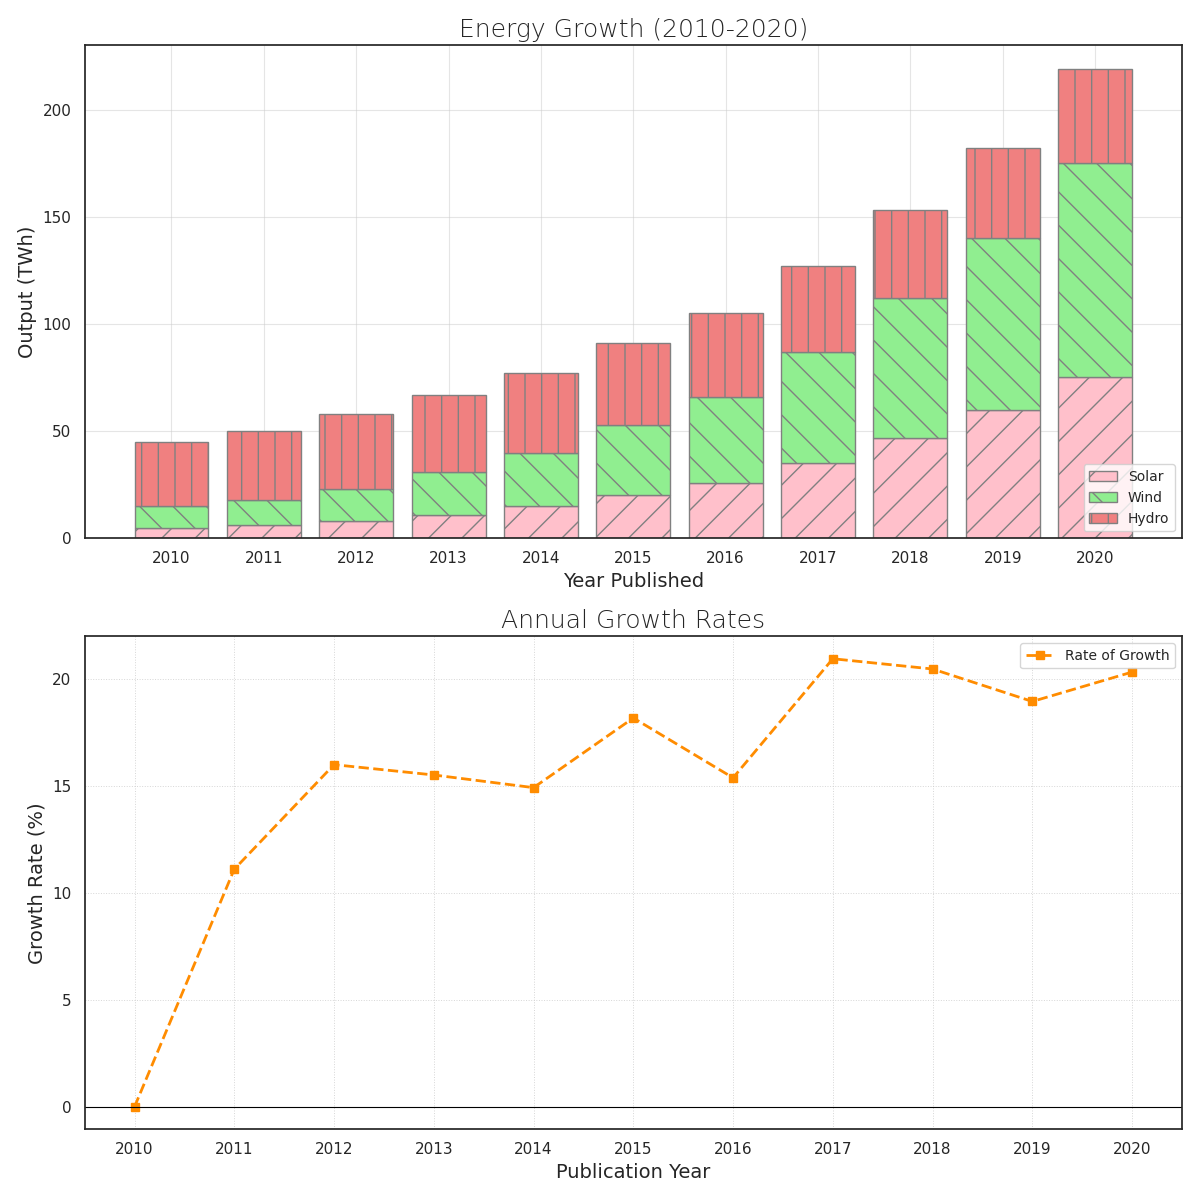

The script that drew this image:
import matplotlib.pyplot as plt
import numpy as np

years = np.arange(2010, 2021)
solar_energy = np.array([5, 6, 8, 11, 15, 20, 26, 35, 47, 60, 75])
wind_energy = np.array([10, 12, 15, 20, 25, 33, 40, 52, 65, 80, 100])
hydropower_energy = np.array([30, 32, 35, 36, 37, 38, 39, 40, 41, 42, 44])
cumulative_energy = solar_energy + wind_energy + hydropower_energy
percentage_growth = np.zeros(len(years))
percentage_growth[1:] = 100 * (cumulative_energy[1:] - cumulative_energy[:-1]) / cumulative_energy[:-1]

fig, axs = plt.subplots(2, 1, figsize=(12, 12))  # Changed to 2 rows, 1 column

# First subplot: Stacked bar chart with new colors
axs[0].bar(years, solar_energy, label='Solar', color='pink', edgecolor='gray', hatch='/')
axs[0].bar(years, wind_energy, bottom=solar_energy, label='Wind', color='lightgreen', edgecolor='gray', hatch='\\')
axs[0].bar(years, hydropower_energy, bottom=solar_energy + wind_energy, label='Hydro', color='lightcoral', edgecolor='gray', hatch='|')

axs[0].set_title('Energy Growth (2010-2020)', fontsize=18, fontweight='light')
axs[0].set_xlabel('Year Published', fontsize=14)
axs[0].set_ylabel('Output (TWh)', fontsize=14)
axs[0].set_xticks(years)
axs[0].set_yticks(np.arange(0, 250, 50))
axs[0].legend(loc='lower right', fontsize=10)
axs[0].grid(True, which='both', linestyle='-', linewidth=0.8, alpha=0.5)

# Second subplot: Line plot for percentage growth with a new color
axs[1].plot(years, percentage_growth, marker='s', linestyle='--', color='darkorange', linewidth=2, label='Rate of Growth')
axs[1].set_title('Annual Growth Rates', fontsize=18, fontweight='light')
axs[1].set_xlabel('Publication Year', fontsize=14)
axs[1].set_ylabel('Growth Rate (%)', fontsize=14)
axs[1].set_xticks(years)
axs[1].axhline(0, color='black', linewidth=0.8)
axs[1].grid(True, which='both', linestyle=':', linewidth=0.7, alpha=0.8)
axs[1].legend(loc='upper right', fontsize=10)

plt.tight_layout()
plt.show()
